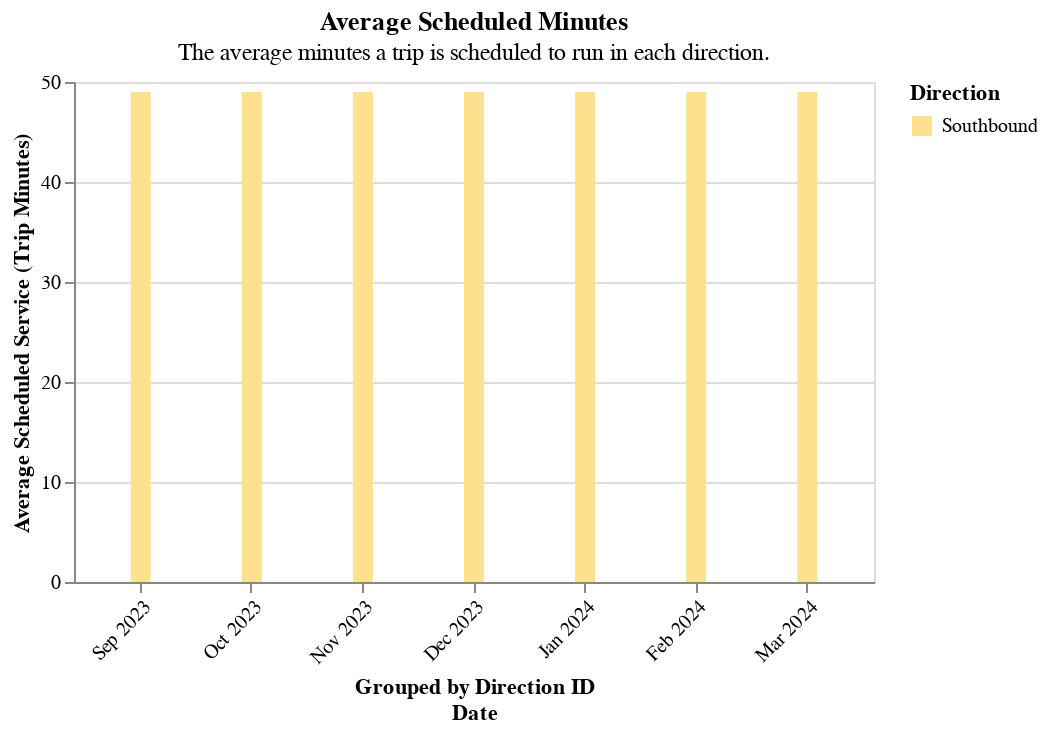

The notebook cell saved with this chart:
### Markdown cell above
#### Avg Scheduled Min Graph

### Code cell
(
    section2_utils.grouped_bar_chart(
        df=all_day,
        color_col="Direction",
        y_col="Average Scheduled Service (trip minutes)",
        offset_col="Direction",
        title=readable_dict["avg_scheduled_min_graph"]["title"],
        subtitle=readable_dict["avg_scheduled_min_graph"]["subtitle"],
    )
    .add_params(xcol_param)
    .transform_filter(xcol_param)
)

### Figure 1 — Vega-Lite specification as saved in the notebook (floating-point values rounded to 4 significant figures)
{"config": {"view": {"continuousWidth": 300, "continuousHeight": 300}}, "data": {"name": "data-6e32458effbfcc8f17a3092e830a670a"}, "mark": {"type": "bar", "size": 10}, "encoding": {"color": {"field": "Direction", "scale": {"range": ["#fde18d", "#49a2b2", "#3b56a4"]}, "title": "Direction", "type": "nominal"}, "tooltip": [{"field": "Period", "type": "nominal"}, {"field": "Route", "type": "nominal"}, {"field": "Organization", "type": "nominal"}, {"field": "Date", "type": "temporal"}, {"field": "Direction", "type": "nominal"}, {"field": "Direction", "type": "nominal"}, {"field": "Average Scheduled Service (trip minutes)", "type": "quantitative"}], "x": {"axis": {"format": "%b %Y", "labelAngle": -45}, "field": "Date", "timeUnit": "yearmonthdate", "title": ["Grouped by Direction ID", "Date"], "type": "ordinal"}, "xOffset": {"field": "Direction", "title": "Direction", "type": "nominal"}, "y": {"field": "Average Scheduled Service (trip minutes)", "title": "Average Scheduled Service (Trip Minutes)", "type": "quantitative"}}, "height": 250, "params": [{"name": "param_1", "select": {"type": "point", "fields": ["Route"]}, "bind": {"input": "select", "options": ["Residential Route", "Express Route"], "name": "Routes: "}, "value": "Residential Route"}], "title": {"text": ["Average Scheduled Minutes"], "subtitle": ["The average minutes a trip is scheduled to run in each direction."]}, "transform": [{"filter": {"param": "param_1"}}], "width": 400, "$schema": "https://vega.github.io/schema/vega-lite/v5.17.0.json", "datasets": {"data-6e32458effbfcc8f17a3092e830a670a": [{"schedule_gtfs_dataset_key": "09a703757d1ed14ca9580b1385e39315", "dir_0_1": 0.0, "Period": "All Day", "Average Scheduled Service (trip minutes)": 49, "Average Stop Distance (miles)": 0.24, "# scheduled trips": 14, "Trips per Hour": 0.58, "is_express": 0.0, "is_rapid": 0.0, "is_rail": 0.0, "is_coverage": 1.0, "is_downtown_local": 1.0, "is_local": 0.0, "Date": "2023-10-11T00:00:00", "Route typology": "downtown_local", "# Minutes with 1+ VP per Minute": 737, "# Minutes with 2+ VP per Minute": 729, "Aggregate Actual Service Minutes": 774.4, "Aggregate Scheduled Service Minutes (all trips)": 637.0, "# VP": 2180, "# VP within Scheduled Shape": 2150, "# Early Arrival Trips": 2, "# On-Time Trips": 7, "# Late Trips": 4, "# Trips with VP": 13, "Average VP per Minute": 2.82, "% VP within Scheduled Shape": 99.0, "pct_rt_journey_atleast1_vp": 95.0, "pct_rt_journey_atleast2_vp": 94.0, "% Scheduled Trip w/ 1+ VP/Minute": 100.0, "% Scheduled Trip w/ 2+ VP/Minute": 100.0, "Realtime versus Scheduled Service Ratio": 1.22, "Average Actual Service (Trip Minutes)": 59.57, "GTFS Availability": "schedule_and_vp", "Speed (MPH)": 9.46, "Transit Operator": "Lawndale Beat GMV Schedule", "route_long_name": "Residential Route", "route_short_name": "Res", "Route": "Residential Route", "Route ID": "6116", "schedule_source_record_id": "recOFWnzS8spJsM1h", "Base64 Encoded Feed URL": "aHR0cHM6Ly9yaWRlbGF3bmRhbGViZWF0LmNvbS9ndGZz", "Organization ID": "recj8LXdeSurpSRNU", "Organization": "City of Lawndale", "District": "07 - Los Angeles", "ruler_100_pct": 100, "ruler_for_vp_per_min": 2, "frequency_in_minutes": 103.4, "direction_id": 0.0, "Direction": "Southbound", "recent_route_id2": "6116", "Average Scheduled Service (trip minutes)_str": "49"}, {"schedule_gtfs_dataset_key": "09a703757d1ed14ca9580b1385e39315", "dir_0_1": 0.0, "Period": "All Day", "Average Scheduled Service (trip minutes)": 49, "Average Stop Distance (miles)": 0.24, "# scheduled trips": 14, "Trips per Hour": 0.58, "is_express": 0.0, "is_rapid": 0.0, "is_rail": 0.0, "is_coverage": 1.0, "is_downtown_local": 1.0, "is_local": 0.0, "Date": "2023-11-15T00:00:00", "Route typology": "downtown_local", "# Minutes with 1+ VP per Minute": 699, "# Minutes with 2+ VP per Minute": 690, "Aggregate Actual Service Minutes": 684.7, "Aggregate Scheduled Service Minutes (all trips)": 686.0, "# VP": 2066, "# VP within Scheduled Shape": 2046, "# Early Arrival Trips": 3, "# On-Time Trips": 8, "# Late Trips": 3, "# Trips with VP": 14, "Average VP per Minute": 3.02, "% VP within Scheduled Shape": 99.0, "pct_rt_journey_atleast1_vp": 100.0, "pct_rt_journey_atleast2_vp": 100.0, "% Scheduled Trip w/ 1+ VP/Minute": 100.0, "% Scheduled Trip w/ 2+ VP/Minute": 100.0, "Realtime versus Scheduled Service Ratio": 1.0, "Average Actual Service (Trip Minutes)": 48.91, "GTFS Availability": "schedule_and_vp", "Speed (MPH)": 11.77, "Transit Operator": "Lawndale Beat GMV Schedule", "route_long_name": "Residential Route", "route_short_name": "Res", "Route": "Residential Route", "Route ID": "6116", "schedule_source_record_id": "recOFWnzS8spJsM1h", "Base64 Encoded Feed URL": "aHR0cHM6Ly9yaWRlbGF3bmRhbGViZWF0LmNvbS9ndGZz", "Organization ID": "recj8LXdeSurpSRNU", "Organization": "City of Lawndale", "District": "07 - Los Angeles", "ruler_100_pct": 100, "ruler_for_vp_per_min": 2, "frequency_in_minutes": 103.4, "direction_id": 0.0, "Direction": "Southbound", "recent_route_id2": "6116", "Average Scheduled Service (trip minutes)_str": "49"}, {"schedule_gtfs_dataset_key": "09a703757d1ed14ca9580b1385e39315", "dir_0_1": 0.0, "Period": "All Day", "Average Scheduled Service (trip minutes)": 49, "Average Stop Distance (miles)": 0.24, "# scheduled trips": 14, "Trips per Hour": 0.58, "is_express": 0.0, "is_rapid": 0.0, "is_rail": 0.0, "is_coverage": 1.0, "is_downtown_local": 1.0, "is_local": 0.0, "Date": "2023-12-13T00:00:00", "Route typology": "downtown_local", "# Minutes with 1+ VP per Minute": 676, "# Minutes with 2+ VP per Minute": 663, "Aggregate Actual Service Minutes": 724.6, "Aggregate Scheduled Service Minutes (all trips)": 637.0, "# VP": 1984, "# VP within Scheduled Shape": 1965, "# Early Arrival Trips": 1, "# On-Time Trips": 9, "# Late Trips": 3, "# Trips with VP": 13, "Average VP per Minute": 2.74, "% VP within Scheduled Shape": 99.0, "pct_rt_journey_atleast1_vp": 93.0, "pct_rt_journey_atleast2_vp": 92.0, "% Scheduled Trip w/ 1+ VP/Minute": 100.0, "% Scheduled Trip w/ 2+ VP/Minute": 100.0, "Realtime versus Scheduled Service Ratio": 1.14, "Average Actual Service (Trip Minutes)": 55.74, "GTFS Availability": "schedule_and_vp", "Speed (MPH)": 10.86, "Transit Operator": "Lawndale Beat GMV Schedule", "route_long_name": "Residential Route", "route_short_name": "Res", "Route": "Residential Route", "Route ID": "6116", "schedule_source_record_id": "recOFWnzS8spJsM1h", "Base64 Encoded Feed URL": "aHR0cHM6Ly9yaWRlbGF3bmRhbGViZWF0LmNvbS9ndGZz", "Organization ID": "recj8LXdeSurpSRNU", "Organization": "City of Lawndale", "District": "07 - Los Angeles", "ruler_100_pct": 100, "ruler_for_vp_per_min": 2, "frequency_in_minutes": 103.4, "direction_id": 0.0, "Direction": "Southbound", "recent_route_id2": "6116", "Average Scheduled Service (trip minutes)_str": "49"}, {"schedule_gtfs_dataset_key": "09a703757d1ed14ca9580b1385e39315", "dir_0_1": 0.0, "Period": "All Day", "Average Scheduled Service (trip minutes)": 49, "Average Stop Distance (miles)": 0.24, "# scheduled trips": 14, "Trips per Hour": 0.58, "is_express": 0.0, "is_rapid": 0.0, "is_rail": 0.0, "is_coverage": 1.0, "is_downtown_local": 1.0, "is_local": 0.0, "Date": "2024-01-17T00:00:00", "Route typology": "downtown_local", "# Minutes with 1+ VP per Minute": 1037, "# Minutes with 2+ VP per Minute": 1021, "Aggregate Actual Service Minutes": 2352.0, "Aggregate Scheduled Service Minutes (all trips)": 686.0, "# VP": 3068, "# VP within Scheduled Shape": 2561, "# Early Arrival Trips": 0, "# On-Time Trips": 8, "# Late Trips": 6, "# Trips with VP": 14, "Average VP per Minute": 1.3, "% VP within Scheduled Shape": 84.0, "pct_rt_journey_atleast1_vp": 44.0, "pct_rt_journey_atleast2_vp": 43.0, "% Scheduled Trip w/ 1+ VP/Minute": 100.0, "% Scheduled Trip w/ 2+ VP/Minute": 100.0, "Realtime versus Scheduled Service Ratio": 3.43, "Average Actual Service (Trip Minutes)": 168.0, "GTFS Availability": "schedule_and_vp", "Speed (MPH)": 5.75, "Transit Operator": "Lawndale Beat GMV Schedule", "route_long_name": "Residential Route", "route_short_name": "Res", "Route": "Residential Route", "Route ID": "6116", "schedule_source_record_id": "recOFWnzS8spJsM1h", "Base64 Encoded Feed URL": "aHR0cHM6Ly9yaWRlbGF3bmRhbGViZWF0LmNvbS9ndGZz", "Organization ID": "recj8LXdeSurpSRNU", "Organization": "City of Lawndale", "District": "07 - Los Angeles", "ruler_100_pct": 100, "ruler_for_vp_per_min": 2, "frequency_in_minutes": 103.4, "direction_id": 0.0, "Direction": "Southbound", "recent_route_id2": "6116", "Average Scheduled Service (trip minutes)_str": "49"}, {"schedule_gtfs_dataset_key": "09a703757d1ed14ca9580b1385e39315", "dir_0_1": 0.0, "Period": "All Day", "Average Scheduled Service (trip minutes)": 49, "Average Stop Distance (miles)": 0.24, "# scheduled trips": 14, "Trips per Hour": 0.58, "is_express": 0.0, "is_rapid": 0.0, "is_rail": 0.0, "is_coverage": 1.0, "is_downtown_local": 1.0, "is_local": 0.0, "Date": "2024-02-14T00:00:00", "Route typology": "downtown_local", "# Minutes with 1+ VP per Minute": 754, "# Minutes with 2+ VP per Minute": 739, "Aggregate Actual Service Minutes": 738.7, "Aggregate Scheduled Service Minutes (all trips)": 686.0, "# VP": 2222, "# VP within Scheduled Shape": 2205, "# Early Arrival Trips": 0, "# On-Time Trips": 10, "# Late Trips": 4, "# Trips with VP": 14, "Average VP per Minute": 3.01, "% VP within Scheduled Shape": 99.0, "pct_rt_journey_atleast1_vp": 100.0, "pct_rt_journey_atleast2_vp": 100.0, "% Scheduled Trip w/ 1+ VP/Minute": 100.0, "% Scheduled Trip w/ 2+ VP/Minute": 100.0, "Realtime versus Scheduled Service Ratio": 1.08, "Average Actual Service (Trip Minutes)": 52.76, "GTFS Availability": "schedule_and_vp", "Speed (MPH)": 11.71, "Transit Operator": "Lawndale Beat GMV Schedule", "route_long_name": "Residential Route", "route_short_name": "Res", "Route": "Residential Route", "Route ID": "6116", "schedule_source_record_id": "recOFWnzS8spJsM1h", "Base64 Encoded Feed URL": "aHR0cHM6Ly9yaWRlbGF3bmRhbGViZWF0LmNvbS9ndGZz", "Organization ID": "recj8LXdeSurpSRNU", "Organization": "City of Lawndale", "District": "07 - Los Angeles", "ruler_100_pct": 100, "ruler_for_vp_per_min": 2, "frequency_in_minutes": 103.4, "direction_id": 0.0, "Direction": "Southbound", "recent_route_id2": "6116", "Average Scheduled Service (trip minutes)_str": "49"}, {"schedule_gtfs_dataset_key": "09a703757d1ed14ca9580b1385e39315", "dir_0_1": 0.0, "Period": "All Day", "Average Scheduled Service (trip minutes)": 49, "Average Stop Distance (miles)": 0.24, "# scheduled trips": 14, "Trips per Hour": 0.58, "is_express": 0.0, "is_rapid": 0.0, "is_rail": 0.0, "is_coverage": 1.0, "is_downtown_local": 1.0, "is_local": 0.0, "Date": "2024-03-13T00:00:00", "Route typology": "downtown_local", "# Minutes with 1+ VP per Minute": 711, "# Minutes with 2+ VP per Minute": 695, "Aggregate Actual Service Minutes": 734.6, "Aggregate Scheduled Service Minutes (all trips)": 686.0, "# VP": 2066, "# VP within Scheduled Shape": 2035, "# Early Arrival Trips": 3, "# On-Time Trips": 7, "# Late Trips": 4, "# Trips with VP": 14, "Average VP per Minute": 2.81, "% VP within Scheduled Shape": 98.0, "pct_rt_journey_atleast1_vp": 97.0, "pct_rt_journey_atleast2_vp": 95.0, "% Scheduled Trip w/ 1+ VP/Minute": 100.0, "% Scheduled Trip w/ 2+ VP/Minute": 100.0, "Realtime versus Scheduled Service Ratio": 1.07, "Average Actual Service (Trip Minutes)": 52.47, "GTFS Availability": "schedule_and_vp", "Speed (MPH)": 11.74, "Transit Operator": "Lawndale Beat GMV Schedule", "route_long_name": "Residential Route", "route_short_name": "Res", "Route": "Residential Route", "Route ID": "6116", "schedule_source_record_id": "recOFWnzS8spJsM1h", "Base64 Encoded Feed URL": "aHR0cHM6Ly9yaWRlbGF3bmRhbGViZWF0LmNvbS9ndGZz", "Organization ID": "recj8LXdeSurpSRNU", "Organization": "City of Lawndale", "District": "07 - Los Angeles", "ruler_100_pct": 100, "ruler_for_vp_per_min": 2, "frequency_in_minutes": 103.4, "direction_id": 0.0, "Direction": "Southbound", "recent_route_id2": "6116", "Average Scheduled Service (trip minutes)_str": "49"}, {"schedule_gtfs_dataset_key": "09a703757d1ed14ca9580b1385e39315", "dir_0_1": 0.0, "Period": "All Day", "Average Scheduled Service (trip minutes)": 35, "Average Stop Distance (miles)": 0.27, "# scheduled trips": 16, "Trips per Hour": 0.67, "is_express": 1.0, "is_rapid": 0.0, "is_rail": 0.0, "is_coverage": 0.0, "is_downtown_local": 1.0, "is_local": 0.0, "Date": "2023-10-11T00:00:00", "Route typology": "express", "# Minutes with 1+ VP per Minute": 274, "# Minutes with 2+ VP per Minute": 272, "Aggregate Actual Service Minutes": 269.7, "Aggregate Scheduled Service Minutes (all trips)": 210.0, "# VP": 815, "# VP within Scheduled Shape": 806, "# Early Arrival Trips": 0, "# On-Time Trips": 4, "# Late Trips": 2, "# Trips with VP": 6, "Average VP per Minute": 3.02, "% VP within Scheduled Shape": 99.0, "pct_rt_journey_atleast1_vp": 100.0, "pct_rt_journey_atleast2_vp": 100.0, "% Scheduled Trip w/ 1+ VP/Minute": 100.0, "% Scheduled Trip w/ 2+ VP/Minute": 100.0, "Realtime versus Scheduled Service Ratio": 1.28, "Average Actual Service (Trip Minutes)": 44.95, "GTFS Availability": "schedule_and_vp", "Speed (MPH)": 11.49, "Transit Operator": "Lawndale Beat GMV Schedule", "route_long_name": "Express Route", "route_short_name": "EX", "Route": "Express Route", "Route ID": "6117", "schedule_source_record_id": "recOFWnzS8spJsM1h", "Base64 Encoded Feed URL": "aHR0cHM6Ly9yaWRlbGF3bmRhbGViZWF0LmNvbS9ndGZz", "Organization ID": "recj8LXdeSurpSRNU", "Organization": "City of Lawndale", "District": "07 - Los Angeles", "ruler_100_pct": 100, "ruler_for_vp_per_min": 2, "frequency_in_minutes": 89.55, "direction_id": 0.0, "Direction": "Southbound", "recent_route_id2": "6117", "Average Scheduled Service (trip minutes)_str": "35"}, {"schedule_gtfs_dataset_key": "09a703757d1ed14ca9580b1385e39315", "dir_0_1": 0.0, "Period": "All Day", "Average Scheduled Service (trip minutes)": 35, "Average Stop Distance (miles)": 0.27, "# scheduled trips": 16, "Trips per Hour": 0.67, "is_express": 1.0, "is_rapid": 0.0, "is_rail": 0.0, "is_coverage": 0.0, "is_downtown_local": 1.0, "is_local": 0.0, "Date": "2023-11-15T00:00:00", "Route typology": "express", "# Minutes with 1+ VP per Minute": 27, "# Minutes with 2+ VP per Minute": 24, "Aggregate Actual Service Minutes": 95.63, "Aggregate Scheduled Service Minutes (all trips)": 35.0, "# VP": 74, "# VP within Scheduled Shape": 71, "# Early Arrival Trips": 0, "# On-Time Trips": 0, "# Late Trips": 1, "# Trips with VP": 1, "Average VP per Minute": 0.77, "% VP within Scheduled Shape": 96.0, "pct_rt_journey_atleast1_vp": 28.0, "pct_rt_journey_atleast2_vp": 25.0, "% Scheduled Trip w/ 1+ VP/Minute": 77.0, "% Scheduled Trip w/ 2+ VP/Minute": 69.0, "Realtime versus Scheduled Service Ratio": 2.73, "Average Actual Service (Trip Minutes)": 95.63, "GTFS Availability": "schedule_and_vp", "Speed (MPH)": null, "Transit Operator": "Lawndale Beat GMV Schedule", "route_long_name": "Express Route", "route_short_name": "EX", "Route": "Express Route", "Route ID": "6117", "schedule_source_record_id": "recOFWnzS8spJsM1h", "Base64 Encoded Feed URL": "aHR0cHM6Ly9yaWRlbGF3bmRhbGViZWF0LmNvbS9ndGZz", "Organization ID": "recj8LXdeSurpSRNU", "Organization": "City of Lawndale", "District": "07 - Los Angeles", "ruler_100_pct": 100, "ruler_for_vp_per_min": 2, "frequency_in_minutes": 89.55, "direction_id": 0.0, "Direction": "Southbound", "recent_route_id2": "6117", "Average Scheduled Service (trip minutes)_str": "35"}, {"schedule_gtfs_dataset_key": "09a703757d1ed14ca9580b1385e39315", "dir_0_1": 0.0, "Period": "All Day", "Average Scheduled Service (trip minutes)": 35, "Average Stop Distance (miles)": 0.27, "# scheduled trips": 16, "Trips per Hour": 0.67, "is_express": 1.0, "is_rapid": 0.0, "is_rail": 0.0, "is_coverage": 0.0, "is_downtown_local": 1.0, "is_local": 0.0, "Date": "2023-12-13T00:00:00", "Route typology": "express", "# Minutes with 1+ VP per Minute": 750, "# Minutes with 2+ VP per Minute": 738, "Aggregate Actual Service Minutes": 1469.0, "Aggregate Scheduled Service Minutes (all trips)": 420.0, "# VP": 2215, "# VP within Scheduled Shape": 2003, "# Early Arrival Trips": 1, "# On-Time Trips": 2, "# Late Trips": 9, "# Trips with VP": 12, "Average VP per Minute": 1.51, "% VP within Scheduled Shape": 90.0, "pct_rt_journey_atleast1_vp": 51.0, "pct_rt_journey_atleast2_vp": 50.0, "% Scheduled Trip w/ 1+ VP/Minute": 100.0, "% Scheduled Trip w/ 2+ VP/Minute": 100.0, "Realtime versus Scheduled Service Ratio": 3.5, "Average Actual Service (Trip Minutes)": 122.4, "GTFS Availability": "schedule_and_vp", "Speed (MPH)": 9.58, "Transit Operator": "Lawndale Beat GMV Schedule", "route_long_name": "Express Route", "route_short_name": "EX", "Route": "Express Route", "Route ID": "6117", "schedule_source_record_id": "recOFWnzS8spJsM1h", "Base64 Encoded Feed URL": "aHR0cHM6Ly9yaWRlbGF3bmRhbGViZWF0LmNvbS9ndGZz", "Organization ID": "recj8LXdeSurpSRNU", "Organization": "City of Lawndale", "District": "07 - Los Angeles", "ruler_100_pct": 100, "ruler_for_vp_per_min": 2, "frequency_in_minutes": 89.55, "direction_id": 0.0, "Direction": "Southbound", "recent_route_id2": "6117", "Average Scheduled Service (trip minutes)_str": "35"}, {"schedule_gtfs_dataset_key": "09a703757d1ed14ca9580b1385e39315", "dir_0_1": 0.0, "Period": "All Day", "Average Scheduled Service (trip minutes)": 35, "Average Stop Distance (miles)": 0.27, "# scheduled trips": 16, "Trips per Hour": 0.67, "is_express": 1.0, "is_rapid": 0.0, "is_rail": 0.0, "is_coverage": 0.0, "is_downtown_local": 1.0, "is_local": 0.0, "Date": "2024-01-17T00:00:00", "Route typology": "express", "# Minutes with 1+ VP per Minute": 394, "# Minutes with 2+ VP per Minute": 385, "Aggregate Actual Service Minutes": 401.5, "Aggregate Scheduled Service Minutes (all trips)": 315.0, "# VP": 1151, "# VP within Scheduled Shape": 1151, "# Early Arrival Trips": 0, "# On-Time Trips": 5, "# Late Trips": 4, "# Trips with VP": 9, "Average VP per Minute": 2.87, "% VP within Scheduled Shape": 100.0, "pct_rt_journey_atleast1_vp": 98.0, "pct_rt_journey_atleast2_vp": 96.0, "% Scheduled Trip w/ 1+ VP/Minute": 100.0, "% Scheduled Trip w/ 2+ VP/Minute": 100.0, "Realtime versus Scheduled Service Ratio": 1.27, "Average Actual Service (Trip Minutes)": 44.62, "GTFS Availability": "schedule_and_vp", "Speed (MPH)": 8.96, "Transit Operator": "Lawndale Beat GMV Schedule", "route_long_name": "Express Route", "route_short_name": "EX", "Route": "Express Route", "Route ID": "6117", "schedule_source_record_id": "recOFWnzS8spJsM1h", "Base64 Encoded Feed URL": "aHR0cHM6Ly9yaWRlbGF3bmRhbGViZWF0LmNvbS9ndGZz", "Organization ID": "recj8LXdeSurpSRNU", "Organization": "City of Lawndale", "District": "07 - Los Angeles", "ruler_100_pct": 100, "ruler_for_vp_per_min": 2, "frequency_in_minutes": 89.55, "direction_id": 0.0, "Direction": "Southbound", "recent_route_id2": "6117", "Average Scheduled Service (trip minutes)_str": "35"}, {"schedule_gtfs_dataset_key": "09a703757d1ed14ca9580b1385e39315", "dir_0_1": 0.0, "Period": "All Day", "Average Scheduled Service (trip minutes)": 35, "Average Stop Distance (miles)": 0.27, "# scheduled trips": 16, "Trips per Hour": 0.67, "is_express": 1.0, "is_rapid": 0.0, "is_rail": 0.0, "is_coverage": 0.0, "is_downtown_local": 1.0, "is_local": 0.0, "Date": "2024-02-14T00:00:00", "Route typology": "express", "# Minutes with 1+ VP per Minute": 290, "# Minutes with 2+ VP per Minute": 285, "Aggregate Actual Service Minutes": 286.2, "Aggregate Scheduled Service Minutes (all trips)": 175.0, "# VP": 855, "# VP within Scheduled Shape": 855, "# Early Arrival Trips": 1, "# On-Time Trips": 0, "# Late Trips": 4, "# Trips with VP": 5, "Average VP per Minute": 2.99, "% VP within Scheduled Shape": 100.0, "pct_rt_journey_atleast1_vp": 100.0, "pct_rt_journey_atleast2_vp": 100.0, "% Scheduled Trip w/ 1+ VP/Minute": 100.0, "% Scheduled Trip w/ 2+ VP/Minute": 100.0, "Realtime versus Scheduled Service Ratio": 1.64, "Average Actual Service (Trip Minutes)": 57.25, "GTFS Availability": "schedule_and_vp", "Speed (MPH)": 5.83, "Transit Operator": "Lawndale Beat GMV Schedule", "route_long_name": "Express Route", "route_short_name": "EX", "Route": "Express Route", "Route ID": "6117", "schedule_source_record_id": "recOFWnzS8spJsM1h", "Base64 Encoded Feed URL": "aHR0cHM6Ly9yaWRlbGF3bmRhbGViZWF0LmNvbS9ndGZz", "Organization ID": "recj8LXdeSurpSRNU", "Organization": "City of Lawndale", "District": "07 - Los Angeles", "ruler_100_pct": 100, "ruler_for_vp_per_min": 2, "frequency_in_minutes": 89.55, "direction_id": 0.0, "Direction": "Southbound", "recent_route_id2": "6117", "Average Scheduled Service (trip minutes)_str": "35"}, {"schedule_gtfs_dataset_key": "09a703757d1ed14ca9580b1385e39315", "dir_0_1": 0.0, "Period": "All Day", "Average Scheduled Service (trip minutes)": 35, "Average Stop Distance (miles)": 0.27, "# scheduled trips": 16, "Trips per Hour": 0.67, "is_express": 1.0, "is_rapid": 0.0, "is_rail": 0.0, "is_coverage": 0.0, "is_downtown_local": 1.0, "is_local": 0.0, "Date": "2024-03-13T00:00:00", "Route typology": "express", "# Minutes with 1+ VP per Minute": 688, "# Minutes with 2+ VP per Minute": 679, "Aggregate Actual Service Minutes": 675.4, "Aggregate Scheduled Service Minutes (all trips)": 560.0, "# VP": 2031, "# VP within Scheduled Shape": 2014, "# Early Arrival Trips": 0, "# On-Time Trips": 8, "# Late Trips": 8, "# Trips with VP": 16, "Average VP per Minute": 3.01, "% VP within Scheduled Shape": 99.0, "pct_rt_journey_atleast1_vp": 100.0, "pct_rt_journey_atleast2_vp": 100.0, "% Scheduled Trip w/ 1+ VP/Minute": 100.0, "% Scheduled Trip w/ 2+ VP/Minute": 100.0, "Realtime versus Scheduled Service Ratio": 1.21, "Average Actual Service (Trip Minutes)": 42.21, "GTFS Availability": "schedule_and_vp", "Speed (MPH)": 12.9, "Transit Operator": "Lawndale Beat GMV Schedule", "route_long_name": "Express Route", "route_short_name": "EX", "Route": "Express Route", "Route ID": "6117", "schedule_source_record_id": "recOFWnzS8spJsM1h", "Base64 Encoded Feed URL": "aHR0cHM6Ly9yaWRlbGF3bmRhbGViZWF0LmNvbS9ndGZz", "Organization ID": "recj8LXdeSurpSRNU", "Organization": "City of Lawndale", "District": "07 - Los Angeles", "ruler_100_pct": 100, "ruler_for_vp_per_min": 2, "frequency_in_minutes": 89.55, "direction_id": 0.0, "Direction": "Southbound", "recent_route_id2": "6117", "Average Scheduled Service (trip minutes)_str": "35"}, {"schedule_gtfs_dataset_key": "7f75702198137c1a9b53dca78f702ddb", "dir_0_1": 0.0, "Period": "All Day", "Average Scheduled Service (trip minutes)": 49, "Average Stop Distance (miles)": 0.24, "# scheduled trips": 14, "Trips per Hour": 0.58, "is_express": 0.0, "is_rapid": 0.0, "is_rail": 0.0, "is_coverage": 1.0, "is_downtown_local": 1.0, "is_local": 0.0, "Date": "2023-09-13T00:00:00", "Route typology": "downtown_local", "# Minutes with 1+ VP per Minute": 194, "# Minutes with 2+ VP per Minute": 193, "Aggregate Actual Service Minutes": 192.0, "Aggregate Scheduled Service Minutes (all trips)": 196.0, "# VP": 578, "# VP within Scheduled Shape": 526, "# Early Arrival Trips": 2, "# On-Time Trips": 0, "# Late Trips": 2, "# Trips with VP": 4, "Average VP per Minute": 3.01, "% VP within Scheduled Shape": 91.0, "pct_rt_journey_atleast1_vp": 100.0, "pct_rt_journey_atleast2_vp": 100.0, "% Scheduled Trip w/ 1+ VP/Minute": 99.0, "% Scheduled Trip w/ 2+ VP/Minute": 98.0, "Realtime versus Scheduled Service Ratio": 0.98, "Average Actual Service (Trip Minutes)": 48.01, "GTFS Availability": "schedule_and_vp", "Speed (MPH)": 12.78, "Transit Operator": "Lawndale Beat GMV Schedule", "route_long_name": "Residential Route", "route_short_name": "Res", "Route": "Residential Route", "Route ID": "6116", "schedule_source_record_id": "recOFWnzS8spJsM1h", "Base64 Encoded Feed URL": "aHR0cHM6Ly9yaWRlbGF3bmRhbGViZWF0LmNvbS9ndGZz", "Organization ID": "recj8LXdeSurpSRNU", "Organization": "City of Lawndale", "District": "07 - Los Angeles", "ruler_100_pct": 100, "ruler_for_vp_per_min": 2, "frequency_in_minutes": 103.4, "direction_id": 0.0, "Direction": "Southbound", "recent_route_id2": "6116", "Average Scheduled Service (trip minutes)_str": "49"}, {"schedule_gtfs_dataset_key": "7f75702198137c1a9b53dca78f702ddb", "dir_0_1": 0.0, "Period": "All Day", "Average Scheduled Service (trip minutes)": 35, "Average Stop Distance (miles)": 0.27, "# scheduled trips": 16, "Trips per Hour": 0.67, "is_express": 1.0, "is_rapid": 0.0, "is_rail": 0.0, "is_coverage": 0.0, "is_downtown_local": 1.0, "is_local": 0.0, "Date": "2023-09-13T00:00:00", "Route typology": "express", "# Minutes with 1+ VP per Minute": 554, "# Minutes with 2+ VP per Minute": 537, "Aggregate Actual Service Minutes": 551.6, "Aggregate Scheduled Service Minutes (all trips)": 350.0, "# VP": 1614, "# VP within Scheduled Shape": 1144, "# Early Arrival Trips": 0, "# On-Time Trips": 3, "# Late Trips": 7, "# Trips with VP": 10, "Average VP per Minute": 2.93, "% VP within Scheduled Shape": 71.0, "pct_rt_journey_atleast1_vp": 100.0, "pct_rt_journey_atleast2_vp": 97.0, "% Scheduled Trip w/ 1+ VP/Minute": 100.0, "% Scheduled Trip w/ 2+ VP/Minute": 100.0, "Realtime versus Scheduled Service Ratio": 1.58, "Average Actual Service (Trip Minutes)": 55.16, "GTFS Availability": "schedule_and_vp", "Speed (MPH)": 11.25, "Transit Operator": "Lawndale Beat GMV Schedule", "route_long_name": "Express Route", "route_short_name": "EX", "Route": "Express Route", "Route ID": "6117", "schedule_source_record_id": "recOFWnzS8spJsM1h", "Base64 Encoded Feed URL": "aHR0cHM6Ly9yaWRlbGF3bmRhbGViZWF0LmNvbS9ndGZz", "Organization ID": "recj8LXdeSurpSRNU", "Organization": "City of Lawndale", "District": "07 - Los Angeles", "ruler_100_pct": 100, "ruler_for_vp_per_min": 2, "frequency_in_minutes": 89.55, "direction_id": 0.0, "Direction": "Southbound", "recent_route_id2": "6117", "Average Scheduled Service (trip minutes)_str": "35"}]}}
